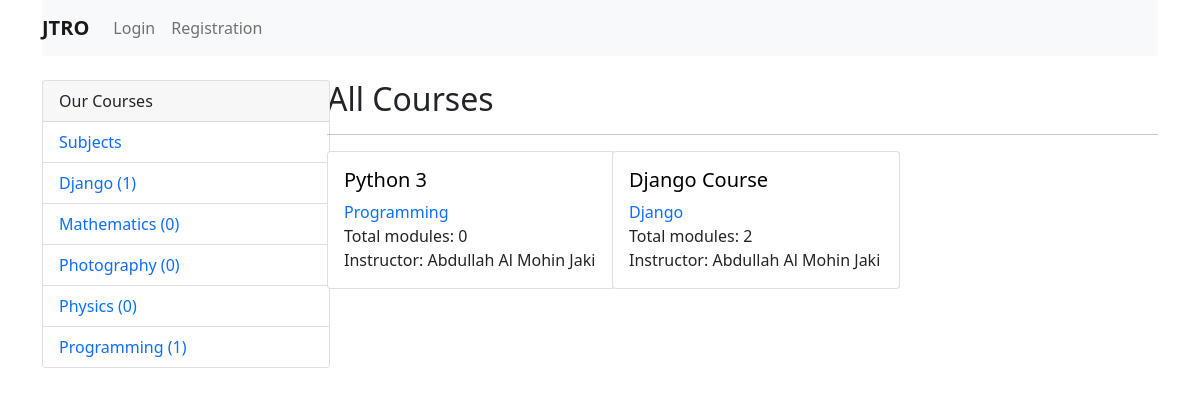
The page / on the database its author committed.
### courses/models.py (models this page shows, shortened)
class Subject(models.Model):
    title = models.CharField(max_length=200)
    slug = models.SlugField(max_length=200, unique=True)
    class Meta:
        ordering = ['title']
    def __str__(self):
        return self.title

class Course(models.Model):
    owner = models.ForeignKey(User, on_delete=models.CASCADE, related_name='course_created')
    subject = models.ForeignKey(Subject, related_name='courses', on_delete=models.CASCADE)
    title = models.CharField(max_length=200)
    slug = models.SlugField(max_length=200, unique=True)
    overview = models.TextField()
    created = models.DateTimeField(auto_now_add=True)
    students = models.ManyToManyField(User, related_name='course_joined', blank=True)
    class Meta:
        ordering = ['-created']

### courses/views.py (the view)
# urls.py: path('', CourseListView.as_view(), name='course_list'),
class CourseListView(TemplateResponseMixin, View):
    model = Course
    template_name = 'courses/course/list.html'
    def get(self, request, subject=None):
        subjects = cache.get('all_subjects')
        if not subjects:
            subjects = Subject.objects.annotate(
                total_courses=Count('courses'))
            cache.set('all_subjects', subjects)
        all_courses = Course.objects.annotate(
            total_modules=Count('modules'))
        if subject:
            subject = get_object_or_404(Subject, slug=subject)
            key = 'subject_{}_courses'.format(subject.id)
            courses = cache.get(key)
            if not courses:
                courses = all_courses.filter(subject=subject)
                cache.set(key, courses)
        else:
            courses = cache.get('all_courses')
            if not courses:
                courses = all_courses
                cache.set('all_courses', courses)
        return self.render_to_response({'subjects': subjects, 'subject': subject, 'courses': courses})

### courses/templates/courses/course/list.html (shortened to what this page needs)
{% extends 'base.html' %}
{% block content %}
    <div class="row">
        <div class="col-md-3">
            <div class="card" style="width: 18rem;">
                <div class="card-header">
                    Our Courses
                </div>
                <ul class="list-group list-group-flush">
                    <li class="list-group-item"><a href="{% url 'course_list' %}" style="text-decoration: none;">Subjects</a></li>
                    {% for s in subjects %}
                    <li class="list-group-item" {% if subject == s %}style="background: #555;" {% endif %}><a href="{% url 'course_list_subject' s.slug %}" style="text-decoration: none;">{{ s.title }} <span>({{ s.total_courses }})</span></a></li>
                    {% endfor %}
                </ul>
            </div>
        </div>
        <div class="col-md-9">
            <div>
                {% if subject %}
                    <h2>{{ subject.title }}</h2>
                {% else %}
                    <h2>All Courses</h2>
                {% endif %}
            </div><hr/>
        <div class="row">
            {% for course in courses %}
                {% with subject=course.subject %}
                    <div class="col-4">
                        <div class="card" style="width: 18rem;">
                            <div class="card-body">
                                <h5 class="card-title"><a href="{% url 'course_detail' course.slug %}" style="text-decoration: none; color: #000;">{{ course.title }}</a></h5>
                                <p class="card-text">
                                    <a href="{% url 'course_list_subject' subject.slug %}" style="text-decoration: none;">{{ subject }}</a><br/>
                                    Total modules: {{ course.total_modules }}<br/>
                                    Instructor: {{ course.owner.get_full_name }}
                                </p>
                            </div>
                        </div>
                    </div>
                {% endwith %}
            {% endfor %}
        </div>
        </div>
    </div>
{% endblock %}

### rows shown on the page
Subject: title "Django", total_courses "1"
Subject: title "Mathematics", total_courses "0"
Subject: title "Photography", total_courses "0"
Subject: title "Physics", total_courses "0"
Subject: title "Programming", total_courses "1"
Course: title "Python 3", subject "Programming", total_modules "0", owner.get_full_name "Abdullah Al Mohin Jaki"
Course: title "Django Course", subject "Django", total_modules "2", owner.get_full_name "Abdullah Al Mohin Jaki"
